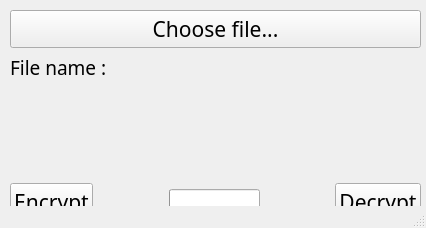
<?xml version="1.0" encoding="UTF-8"?>
<ui version="4.0">
 <class>MainWindow</class>
 <widget class="QMainWindow" name="MainWindow">
  <property name="enabled">
   <bool>true</bool>
  </property>
  <property name="geometry">
   <rect>
    <x>0</x>
    <y>0</y>
    <width>426</width>
    <height>228</height>
   </rect>
  </property>
  <property name="sizePolicy">
   <sizepolicy hsizetype="Preferred" vsizetype="Preferred">
    <horstretch>0</horstretch>
    <verstretch>0</verstretch>
   </sizepolicy>
  </property>
  <property name="minimumSize">
   <size>
    <width>408</width>
    <height>207</height>
   </size>
  </property>
  <property name="maximumSize">
   <size>
    <width>16777215</width>
    <height>16777215</height>
   </size>
  </property>
  <property name="font">
   <font>
    <family>ISOCP</family>
   </font>
  </property>
  <property name="windowTitle">
   <string>AES</string>
  </property>
  <property name="statusTip">
   <string notr="true"/>
  </property>
  <widget class="QWidget" name="centralwidget">
   <widget class="QWidget" name="verticalLayoutWidget">
    <property name="geometry">
     <rect>
      <x>10</x>
      <y>10</y>
      <width>411</width>
      <height>211</height>
     </rect>
    </property>
    <layout class="QVBoxLayout" name="verticalLayout">
     <item>
      <widget class="QPushButton" name="chooseFileBtn">
       <property name="sizePolicy">
        <sizepolicy hsizetype="Preferred" vsizetype="Fixed">
         <horstretch>0</horstretch>
         <verstretch>0</verstretch>
        </sizepolicy>
       </property>
       <property name="font">
        <font>
         <family>ISOCP</family>
         <pointsize>16</pointsize>
        </font>
       </property>
       <property name="text">
        <string>Choose file...</string>
       </property>
      </widget>
     </item>
     <item>
      <widget class="QLabel" name="fileNameLabel">
       <property name="sizePolicy">
        <sizepolicy hsizetype="Preferred" vsizetype="Preferred">
         <horstretch>0</horstretch>
         <verstretch>0</verstretch>
        </sizepolicy>
       </property>
       <property name="font">
        <font>
         <family>Yu Gothic UI Light</family>
         <pointsize>14</pointsize>
        </font>
       </property>
       <property name="text">
        <string>File name :</string>
       </property>
       <property name="wordWrap">
        <bool>true</bool>
       </property>
      </widget>
     </item>
     <item>
      <spacer name="verticalSpacer">
       <property name="orientation">
        <enum>Qt::Vertical</enum>
       </property>
       <property name="sizeHint" stdset="0">
        <size>
         <width>20</width>
         <height>40</height>
        </size>
       </property>
      </spacer>
     </item>
     <item>
      <layout class="QHBoxLayout" name="horizontalLayout_2">
       <property name="sizeConstraint">
        <enum>QLayout::SetMinimumSize</enum>
       </property>
       <item>
        <widget class="QPushButton" name="encryptBtn">
         <property name="sizePolicy">
          <sizepolicy hsizetype="Minimum" vsizetype="Fixed">
           <horstretch>0</horstretch>
           <verstretch>0</verstretch>
          </sizepolicy>
         </property>
         <property name="font">
          <font>
           <family>ISOCP</family>
           <pointsize>16</pointsize>
          </font>
         </property>
         <property name="text">
          <string>Encrypt</string>
         </property>
        </widget>
       </item>
       <item>
        <spacer name="horizontalSpacer_4">
         <property name="sizePolicy">
          <sizepolicy hsizetype="Minimum" vsizetype="Minimum">
           <horstretch>0</horstretch>
           <verstretch>0</verstretch>
          </sizepolicy>
         </property>
         <property name="orientation">
          <enum>Qt::Horizontal</enum>
         </property>
         <property name="sizeHint" stdset="0">
          <size>
           <width>40</width>
           <height>20</height>
          </size>
         </property>
        </spacer>
       </item>
       <item>
        <widget class="QProgressBar" name="progressBar">
         <property name="sizePolicy">
          <sizepolicy hsizetype="Expanding" vsizetype="Fixed">
           <horstretch>0</horstretch>
           <verstretch>0</verstretch>
          </sizepolicy>
         </property>
         <property name="font">
          <font>
           <family>ISOCP</family>
           <pointsize>10</pointsize>
          </font>
         </property>
         <property name="value">
          <number>0</number>
         </property>
         <property name="textVisible">
          <bool>false</bool>
         </property>
        </widget>
       </item>
       <item>
        <spacer name="horizontalSpacer_3">
         <property name="sizePolicy">
          <sizepolicy hsizetype="Minimum" vsizetype="Minimum">
           <horstretch>0</horstretch>
           <verstretch>0</verstretch>
          </sizepolicy>
         </property>
         <property name="orientation">
          <enum>Qt::Horizontal</enum>
         </property>
         <property name="sizeHint" stdset="0">
          <size>
           <width>40</width>
           <height>20</height>
          </size>
         </property>
        </spacer>
       </item>
       <item>
        <widget class="QPushButton" name="DecryptBtn">
         <property name="sizePolicy">
          <sizepolicy hsizetype="Minimum" vsizetype="Fixed">
           <horstretch>0</horstretch>
           <verstretch>0</verstretch>
          </sizepolicy>
         </property>
         <property name="font">
          <font>
           <family>ISOCP</family>
           <pointsize>16</pointsize>
          </font>
         </property>
         <property name="text">
          <string>Decrypt</string>
         </property>
        </widget>
       </item>
      </layout>
     </item>
    </layout>
   </widget>
  </widget>
  <widget class="QMenuBar" name="menubar">
   <property name="geometry">
    <rect>
     <x>0</x>
     <y>0</y>
     <width>426</width>
     <height>21</height>
    </rect>
   </property>
  </widget>
  <widget class="QStatusBar" name="statusbar"/>
 </widget>
 <resources/>
 <connections/>
</ui>
